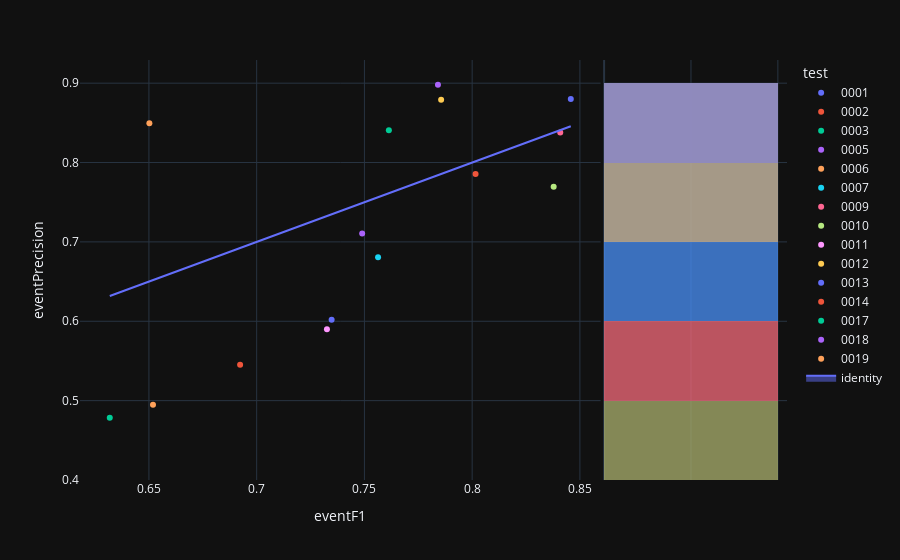

Source (notebook cell):
### Code cell
fig=px.scatter(experimentModels_N2,x='eventF1',y='eventPrecision',color='test',hover_name='modelId', marginal_y="histogram")
fig.add_trace(
    go.Scatter(x=experimentModels_N2['eventF1'], y=experimentModels_N2['eventF1'], name="identity", mode='lines',fill="toself")
)
fig.show()

### Figure 1 — Plotly figure (JSON) as saved in the notebook; plotly's stock layout.template omitted (floating-point values rounded to 4 significant figures)
{"data": [{"hovertemplate": "<b>%{hovertext}</b><br><br>test=0001<br>eventF1=%{x}<br>eventPrecision=%{y}<extra></extra>", "hovertext": ["4ecbf9fd-9ea2-41f6-82ce-b88ac9b32b76"], "legendgroup": "0001", "marker": {"color": "#636efa", "symbol": "circle"}, "mode": "markers", "name": "0001", "orientation": "v", "showlegend": true, "x": [0.8458], "xaxis": "x", "y": [0.8799], "yaxis": "y", "type": "scatter"}, {"alignmentgroup": "True", "bingroup": "y", "hovertemplate": "test=0001<br>eventPrecision=%{y}<br>count=%{x}<extra></extra>", "legendgroup": "0001", "marker": {"color": "#636efa"}, "name": "0001", "offsetgroup": "0001", "opacity": 0.5, "showlegend": false, "xaxis": "x2", "y": [0.8799], "yaxis": "y2", "type": "histogram"}, {"hovertemplate": "<b>%{hovertext}</b><br><br>test=0002<br>eventF1=%{x}<br>eventPrecision=%{y}<extra></extra>", "hovertext": ["510c627b-7f5d-47cf-806f-77699d7869bf"], "legendgroup": "0002", "marker": {"color": "#EF553B", "symbol": "circle"}, "mode": "markers", "name": "0002", "orientation": "v", "showlegend": true, "x": [0.8016], "xaxis": "x", "y": [0.7857], "yaxis": "y", "type": "scatter"}, {"alignmentgroup": "True", "bingroup": "y", "hovertemplate": "test=0002<br>eventPrecision=%{y}<br>count=%{x}<extra></extra>", "legendgroup": "0002", "marker": {"color": "#EF553B"}, "name": "0002", "offsetgroup": "0002", "opacity": 0.5, "showlegend": false, "xaxis": "x2", "y": [0.7857], "yaxis": "y2", "type": "histogram"}, {"hovertemplate": "<b>%{hovertext}</b><br><br>test=0003<br>eventF1=%{x}<br>eventPrecision=%{y}<extra></extra>", "hovertext": ["81fc4ed7-34db-485d-8b93-027a1d57313e"], "legendgroup": "0003", "marker": {"color": "#00cc96", "symbol": "circle"}, "mode": "markers", "name": "0003", "orientation": "v", "showlegend": true, "x": [0.6318], "xaxis": "x", "y": [0.4784], "yaxis": "y", "type": "scatter"}, {"alignmentgroup": "True", "bingroup": "y", "hovertemplate": "test=0003<br>eventPrecision=%{y}<br>count=%{x}<extra></extra>", "legendgroup": "0003", "marker": {"color": "#00cc96"}, "name": "0003", "offsetgroup": "0003", "opacity": 0.5, "showlegend": false, "xaxis": "x2", "y": [0.4784], "yaxis": "y2", "type": "histogram"}, {"hovertemplate": "<b>%{hovertext}</b><br><br>test=0005<br>eventF1=%{x}<br>eventPrecision=%{y}<extra></extra>", "hovertext": ["edd43941-9867-4361-a47e-36b0c1e13e96"], "legendgroup": "0005", "marker": {"color": "#ab63fa", "symbol": "circle"}, "mode": "markers", "name": "0005", "orientation": "v", "showlegend": true, "x": [0.749], "xaxis": "x", "y": [0.7105], "yaxis": "y", "type": "scatter"}, {"alignmentgroup": "True", "bingroup": "y", "hovertemplate": "test=0005<br>eventPrecision=%{y}<br>count=%{x}<extra></extra>", "legendgroup": "0005", "marker": {"color": "#ab63fa"}, "name": "0005", "offsetgroup": "0005", "opacity": 0.5, "showlegend": false, "xaxis": "x2", "y": [0.7105], "yaxis": "y2", "type": "histogram"}, {"hovertemplate": "<b>%{hovertext}</b><br><br>test=0006<br>eventF1=%{x}<br>eventPrecision=%{y}<extra></extra>", "hovertext": ["f76f3dc0-a712-49f3-842b-590c783bc6ca"], "legendgroup": "0006", "marker": {"color": "#FFA15A", "symbol": "circle"}, "mode": "markers", "name": "0006", "orientation": "v", "showlegend": true, "x": [0.6502], "xaxis": "x", "y": [0.8495], "yaxis": "y", "type": "scatter"}, {"alignmentgroup": "True", "bingroup": "y", "hovertemplate": "test=0006<br>eventPrecision=%{y}<br>count=%{x}<extra></extra>", "legendgroup": "0006", "marker": {"color": "#FFA15A"}, "name": "0006", "offsetgroup": "0006", "opacity": 0.5, "showlegend": false, "xaxis": "x2", "y": [0.8495], "yaxis": "y2", "type": "histogram"}, {"hovertemplate": "<b>%{hovertext}</b><br><br>test=0007<br>eventF1=%{x}<br>eventPrecision=%{y}<extra></extra>", "hovertext": ["bedbb2e2-c55d-4931-8937-6ff81b1df99a"], "legendgroup": "0007", "marker": {"color": "#19d3f3", "symbol": "circle"}, "mode": "markers", "name": "0007", "orientation": "v", "showlegend": true, "x": [0.7563], "xaxis": "x", "y": [0.6807], "yaxis": "y", "type": "scatter"}, {"alignmentgroup": "True", "bingroup": "y", "hovertemplate": "test=0007<br>eventPrecision=%{y}<br>count=%{x}<extra></extra>", "legendgroup": "0007", "marker": {"color": "#19d3f3"}, "name": "0007", "offsetgroup": "0007", "opacity": 0.5, "showlegend": false, "xaxis": "x2", "y": [0.6807], "yaxis": "y2", "type": "histogram"}, {"hovertemplate": "<b>%{hovertext}</b><br><br>test=0009<br>eventF1=%{x}<br>eventPrecision=%{y}<extra></extra>", "hovertext": ["d795bc85-43d1-4349-bf03-fe100d40daf9"], "legendgroup": "0009", "marker": {"color": "#FF6692", "symbol": "circle"}, "mode": "markers", "name": "0009", "orientation": "v", "showlegend": true, "x": [0.8409], "xaxis": "x", "y": [0.8378], "yaxis": "y", "type": "scatter"}, {"alignmentgroup": "True", "bingroup": "y", "hovertemplate": "test=0009<br>eventPrecision=%{y}<br>count=%{x}<extra></extra>", "legendgroup": "0009", "marker": {"color": "#FF6692"}, "name": "0009", "offsetgroup": "0009", "opacity": 0.5, "showlegend": false, "xaxis": "x2", "y": [0.8378], "yaxis": "y2", "type": "histogram"}, {"hovertemplate": "<b>%{hovertext}</b><br><br>test=0010<br>eventF1=%{x}<br>eventPrecision=%{y}<extra></extra>", "hovertext": ["02e88dcd-63b9-408e-848d-a849fc2567a1"], "legendgroup": "0010", "marker": {"color": "#B6E880", "symbol": "circle"}, "mode": "markers", "name": "0010", "orientation": "v", "showlegend": true, "x": [0.8378], "xaxis": "x", "y": [0.7695], "yaxis": "y", "type": "scatter"}, {"alignmentgroup": "True", "bingroup": "y", "hovertemplate": "test=0010<br>eventPrecision=%{y}<br>count=%{x}<extra></extra>", "legendgroup": "0010", "marker": {"color": "#B6E880"}, "name": "0010", "offsetgroup": "0010", "opacity": 0.5, "showlegend": false, "xaxis": "x2", "y": [0.7695], "yaxis": "y2", "type": "histogram"}, {"hovertemplate": "<b>%{hovertext}</b><br><br>test=0011<br>eventF1=%{x}<br>eventPrecision=%{y}<extra></extra>", "hovertext": ["a090862a-9778-4431-9c22-e5d33b1a116c"], "legendgroup": "0011", "marker": {"color": "#FF97FF", "symbol": "circle"}, "mode": "markers", "name": "0011", "orientation": "v", "showlegend": true, "x": [0.7326], "xaxis": "x", "y": [0.5899], "yaxis": "y", "type": "scatter"}, {"alignmentgroup": "True", "bingroup": "y", "hovertemplate": "test=0011<br>eventPrecision=%{y}<br>count=%{x}<extra></extra>", "legendgroup": "0011", "marker": {"color": "#FF97FF"}, "name": "0011", "offsetgroup": "0011", "opacity": 0.5, "showlegend": false, "xaxis": "x2", "y": [0.5899], "yaxis": "y2", "type": "histogram"}, {"hovertemplate": "<b>%{hovertext}</b><br><br>test=0012<br>eventF1=%{x}<br>eventPrecision=%{y}<extra></extra>", "hovertext": ["e7e4df1d-6250-40e8-bf6c-79a6ed4dbdab"], "legendgroup": "0012", "marker": {"color": "#FECB52", "symbol": "circle"}, "mode": "markers", "name": "0012", "orientation": "v", "showlegend": true, "x": [0.7856], "xaxis": "x", "y": [0.8792], "yaxis": "y", "type": "scatter"}, {"alignmentgroup": "True", "bingroup": "y", "hovertemplate": "test=0012<br>eventPrecision=%{y}<br>count=%{x}<extra></extra>", "legendgroup": "0012", "marker": {"color": "#FECB52"}, "name": "0012", "offsetgroup": "0012", "opacity": 0.5, "showlegend": false, "xaxis": "x2", "y": [0.8792], "yaxis": "y2", "type": "histogram"}, {"hovertemplate": "<b>%{hovertext}</b><br><br>test=0013<br>eventF1=%{x}<br>eventPrecision=%{y}<extra></extra>", "hovertext": ["d47997e9-0f93-4c68-8bfe-3d64bd24b612"], "legendgroup": "0013", "marker": {"color": "#636efa", "symbol": "circle"}, "mode": "markers", "name": "0013", "orientation": "v", "showlegend": true, "x": [0.7348], "xaxis": "x", "y": [0.602], "yaxis": "y", "type": "scatter"}, {"alignmentgroup": "True", "bingroup": "y", "hovertemplate": "test=0013<br>eventPrecision=%{y}<br>count=%{x}<extra></extra>", "legendgroup": "0013", "marker": {"color": "#636efa"}, "name": "0013", "offsetgroup": "0013", "opacity": 0.5, "showlegend": false, "xaxis": "x2", "y": [0.602], "yaxis": "y2", "type": "histogram"}, {"hovertemplate": "<b>%{hovertext}</b><br><br>test=0014<br>eventF1=%{x}<br>eventPrecision=%{y}<extra></extra>", "hovertext": ["eb8f4601-7957-4990-ba3b-c6892c7180c2"], "legendgroup": "0014", "marker": {"color": "#EF553B", "symbol": "circle"}, "mode": "markers", "name": "0014", "orientation": "v", "showlegend": true, "x": [0.6923], "xaxis": "x", "y": [0.5452], "yaxis": "y", "type": "scatter"}, {"alignmentgroup": "True", "bingroup": "y", "hovertemplate": "test=0014<br>eventPrecision=%{y}<br>count=%{x}<extra></extra>", "legendgroup": "0014", "marker": {"color": "#EF553B"}, "name": "0014", "offsetgroup": "0014", "opacity": 0.5, "showlegend": false, "xaxis": "x2", "y": [0.5452], "yaxis": "y2", "type": "histogram"}, {"hovertemplate": "<b>%{hovertext}</b><br><br>test=0017<br>eventF1=%{x}<br>eventPrecision=%{y}<extra></extra>", "hovertext": ["068a1a2c-d011-489a-be3e-8c36cceb0721"], "legendgroup": "0017", "marker": {"color": "#00cc96", "symbol": "circle"}, "mode": "markers", "name": "0017", "orientation": "v", "showlegend": true, "x": [0.7614], "xaxis": "x", "y": [0.8406], "yaxis": "y", "type": "scatter"}, {"alignmentgroup": "True", "bingroup": "y", "hovertemplate": "test=0017<br>eventPrecision=%{y}<br>count=%{x}<extra></extra>", "legendgroup": "0017", "marker": {"color": "#00cc96"}, "name": "0017", "offsetgroup": "0017", "opacity": 0.5, "showlegend": false, "xaxis": "x2", "y": [0.8406], "yaxis": "y2", "type": "histogram"}, {"hovertemplate": "<b>%{hovertext}</b><br><br>test=0018<br>eventF1=%{x}<br>eventPrecision=%{y}<extra></extra>", "hovertext": ["32691b47-eae8-4fd8-906e-315585ba2df6"], "legendgroup": "0018", "marker": {"color": "#ab63fa", "symbol": "circle"}, "mode": "markers", "name": "0018", "orientation": "v", "showlegend": true, "x": [0.7841], "xaxis": "x", "y": [0.898], "yaxis": "y", "type": "scatter"}, {"alignmentgroup": "True", "bingroup": "y", "hovertemplate": "test=0018<br>eventPrecision=%{y}<br>count=%{x}<extra></extra>", "legendgroup": "0018", "marker": {"color": "#ab63fa"}, "name": "0018", "offsetgroup": "0018", "opacity": 0.5, "showlegend": false, "xaxis": "x2", "y": [0.898], "yaxis": "y2", "type": "histogram"}, {"hovertemplate": "<b>%{hovertext}</b><br><br>test=0019<br>eventF1=%{x}<br>eventPrecision=%{y}<extra></extra>", "hovertext": ["4b322b8b-1809-4f6e-ac12-994435d2fc30"], "legendgroup": "0019", "marker": {"color": "#FFA15A", "symbol": "circle"}, "mode": "markers", "name": "0019", "orientation": "v", "showlegend": true, "x": [0.6519], "xaxis": "x", "y": [0.4949], "yaxis": "y", "type": "scatter"}, {"alignmentgroup": "True", "bingroup": "y", "hovertemplate": "test=0019<br>eventPrecision=%{y}<br>count=%{x}<extra></extra>", "legendgroup": "0019", "marker": {"color": "#FFA15A"}, "name": "0019", "offsetgroup": "0019", "opacity": 0.5, "showlegend": false, "xaxis": "x2", "y": [0.4949], "yaxis": "y2", "type": "histogram"}, {"fill": "toself", "mode": "lines", "name": "identity", "x": [0.8458, 0.8016, 0.6318, 0.749, 0.6502, 0.7563, 0.8409, 0.8378, 0.7326, 0.7856, 0.7348, 0.6923, 0.7614, 0.7841, 0.6519], "y": [0.8458, 0.8016, 0.6318, 0.749, 0.6502, 0.7563, 0.8409, 0.8378, 0.7326, 0.7856, 0.7348, 0.6923, 0.7614, 0.7841, 0.6519], "type": "scatter"}], "layout": {"xaxis": {"anchor": "y", "domain": [0.0, 0.7363], "title": {"text": "eventF1"}}, "yaxis": {"anchor": "x", "domain": [0.0, 1.0], "title": {"text": "eventPrecision"}}, "xaxis2": {"anchor": "y2", "domain": [0.7413, 1.0], "matches": "x2", "showticklabels": false, "showline": false, "ticks": "", "showgrid": true}, "yaxis2": {"anchor": "x2", "domain": [0.0, 1.0], "matches": "y", "showticklabels": false, "showgrid": true}, "legend": {"title": {"text": "test"}, "tracegroupgap": 0}, "margin": {"t": 60}, "barmode": "overlay"}}
